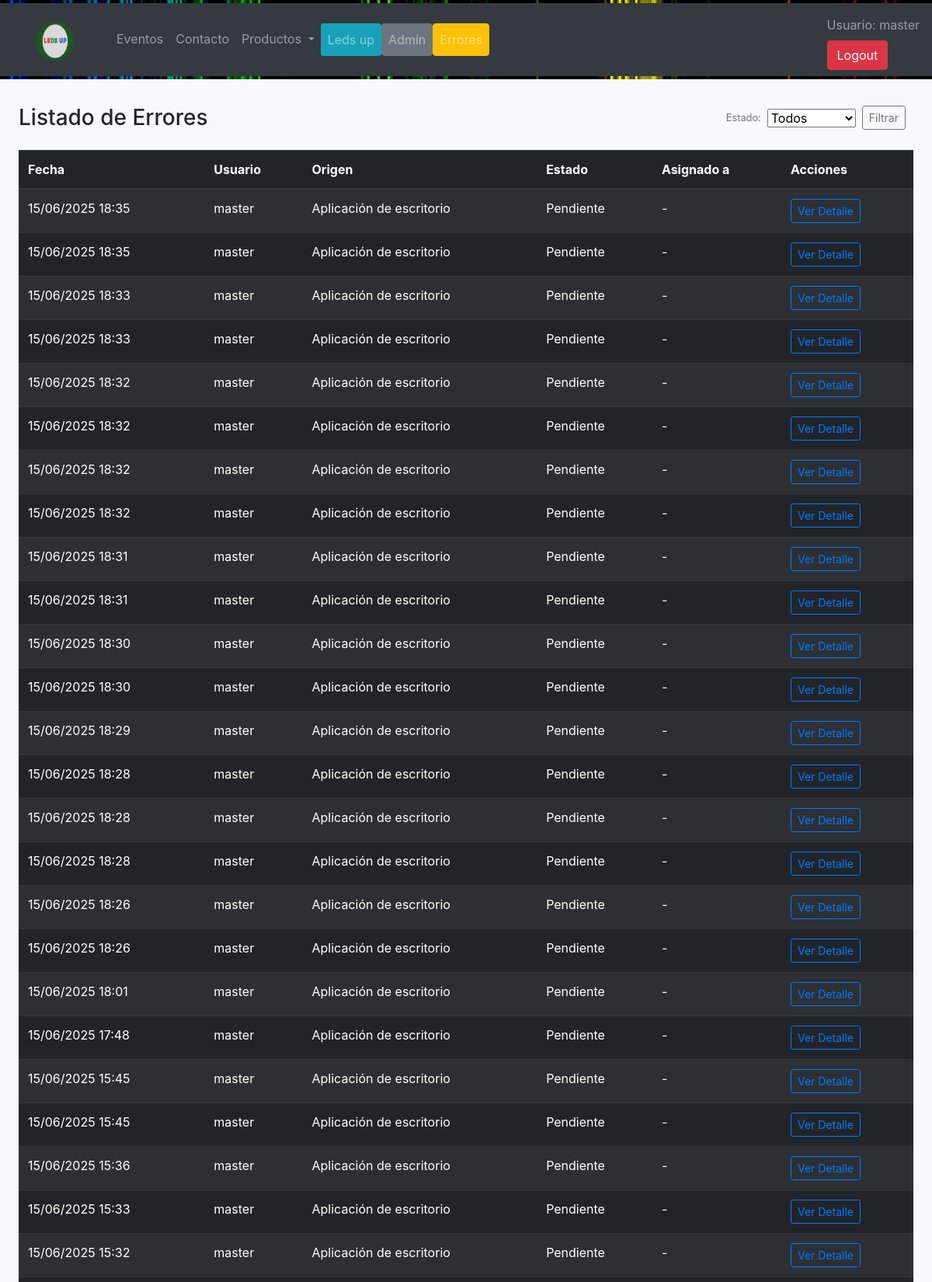
/errores/ (signed in, upper part), run on the app's committed database.
### web/models.py (models this page shows, shortened)
class Errores(models.Model):
    class Meta:
        verbose_name = "Error"
        verbose_name_plural = "Errores"
    usuario = models.ForeignKey(User, null=True, blank=True, on_delete=models.SET_NULL)
    detalle = models.TextField()
    contexto = models.TextField(blank=True, null=True)
    fecha_creacion = models.DateTimeField(auto_now_add=True)
    asignado_a = models.ForeignKey(User, related_name='errores_asignados', null=True, blank=True,
                                   on_delete=models.SET_NULL)
    comentarios = models.TextField(blank=True, null=True)
    origen = models.CharField(max_length=50, choices=[
        ('web', 'Web'),
        ('app', 'Aplicación de escritorio'),
        ('api', 'API REST'),
        ('otro', 'Otro')
    ])
    estado = models.CharField(max_length=20, choices=[
        ('pendiente', 'Pendiente'),
        ('en_progreso', 'En progreso'),
        ('resuelto', 'Resuelto')
    ], default='pendiente')

### web/views.py (the view)
# urls.py: path('errores/', views.ErroresListView.as_view(), name='lista_errores'),
class ErroresListView(LoginRequiredMixin, generic.ListView):
    model = Errores
    template_name = 'web/lista_errores.html'
    context_object_name = 'errores'
    def get_queryset(self):
        queryset = super().get_queryset()
        estado = self.request.GET.get('estado')
        if estado:
            queryset = queryset.filter(estado=estado)
        return queryset.order_by('-fecha_creacion')
    def get_context_data(self, **kwargs):
        context = super().get_context_data(**kwargs)
        context['now'] = timezone.now()
        context['listado_tipos_productos'] = TipoProducto.objects.get_queryset()
        context['listado_productos'] = Producto.objects.get_queryset()
        context['estado_actual'] = self.request.GET.get('estado', '')
        context['opciones_estado'] = Errores._meta.get_field('estado').choices
        return context

### ledsup/context_processors.py (called while the page is built)
def estado_conectado(request):
    if request.user.is_authenticated:
        try:
            conectado = UserConnectionStatus.objects.get(user=request.user).connected
        except UserConnectionStatus.DoesNotExist:
            conectado = False
    else:
        conectado = False
    return {"estado_conectado": conectado}

### web/context_processors.py (called while the page is built)
def get_current_year_to_context(request):
    current_datetime = datetime.datetime.now()
    return {
        'current_year': current_datetime.year
    }

### web/templates/web/lista_errores.html (shortened to what this page needs)
{% extends "web/base_generic.html" %}
{% block content %}
    <div class="container-fluid bg-light py-4 px-4">
        <div class="d-flex justify-content-between align-items-center mb-3">
            <h3 class="mb-0">Listado de Errores</h3>
            <form method="get" class="d-flex align-items-center" style="gap: 0.5rem;">
                <label for="estado" class="form-label mb-0 me-2 text-muted small">Estado:</label>
                <select name="estado" id="estado" class="form-select form-select-sm" style="width: auto;">
                    <option value="">Todos</option>
                </select>
                <button type="submit" class="btn btn-outline-secondary btn-sm">Filtrar</button>
            </form>
        </div>
        <div class="table-responsive">
            <table class="table table-dark table-striped align-middle">
                <thead>
                <tr>
                    <th>Fecha</th>
                    <th>Usuario</th>
                    <th>Origen</th>
                    <th>Estado</th>
                    <th>Asignado a</th>
                    <th>Acciones</th>
                </tr>
                </thead>
                <tbody>
                {% for error in errores %}
                    <tr>
                        <td>{{ error.fecha_creacion|date:"d/m/Y H:i" }}</td>
                        <td>{{ error.usuario.username|default:"-" }}</td>
                        <td>{{ error.get_origen_display }}</td>
                        <td>{{ error.get_estado_display }}</td>
                        <td>{{ error.asignado_a.username|default:"-" }}</td>
                        <td>
                            <a class="btn btn-sm btn-outline-primary" href="{% url 'web:detalle_error' error.id %}">
                                Ver Detalle
                            </a>
                        </td>
                    </tr>
                {% empty %}
                    <tr>
                        <td colspan="6" class="text-center">No hay errores registrados.</td>
                    </tr>
                {% endfor %}
                </tbody>
            </table>
        </div>
    </div>
{% endblock %}

### web/templates/web/partials/header.html (shortened to what this page needs)
{% load static %}
<header class="site-header sticky-top py-1">
    <nav class="navbar justify-content-between navbar-expand-lg navbar-dark bg-dark">
        <a class="navbar-brand" href="{% url 'web:index' %}">
            <img src="{% static 'ledsup/imagenes/iconos/logo.png' %}" width="50" height="50" id="imagenLogo" alt="logo"
                 class="logoRojo d-inline-block align-text-top"/>
        </a>
        <div class="collapse navbar-collapse" id="navbarSupportedContent">
            <ul class="navbar-nav mr-auto">
                <li class="nav-item">
                    <a class="nav-link" href="{% url 'web:events' %}">
                        Eventos
                    </a>
                </li>
                <li class="nav-item">
                    <a class="nav-link" href="{% url 'web:contact' %}">
                        Contacto
                    </a>
                </li>
                <li class="nav-item dropdown">
                    <a class="nav-link dropdown-toggle" href="" id="navbarDropdown" role="button" data-toggle="dropdown"
                       aria-haspopup="true" aria-expanded="false">
                        Productos
                    </a>
                </li>
                <li class="nav-item">
                    <a class="nav-link bg-info btn" href="{% url 'ledsup:lista_showroom' %}">
                        Leds up
                    </a>
                </li>
                {% if user.is_authenticated and user.is_staff %}
                    <li class="nav-item">
                        <a class="nav-link btn-secondary btn" href="{% url 'admin:index' %}">
                            Admin
                        </a>
                    </li>
                {% endif %}
                {% if user.is_authenticated and user.is_staff %}
                    <li class="nav-item">
                        <a class="nav-link btn-warning btn" href="{% url 'web:lista_errores' %}">
                            Errores
                        </a>
                    </li>
                {% endif %}
            </ul>
            <div class="top-right">
                {% if user.is_authenticated %}
                    <span class="navbar-text">
                            Usuario: {{ user.get_username }}
                        </span>
                    <br>
                    <a href="{% url 'logout' %}?next={{ request.path }}" class="btn btn-danger">Logout</a>
                {% else %}
                    <a href="{% url 'login' %}?next={{ request.path }}" class="btn btn-primary">Iniciar sesion</a>
                {% endif %}
            </div>
        </div>
    </nav>
</header>

### web/static/web/css/style.css (style rules this page uses)
body { background-image: url('/static/web/imagenes/Fondo.jpg'); background-position: center center; background-repeat: repeat; background-attachment: fixed; background-color: black; }
form { margin: 10px; }
.logoVerde { padding: 3px; margin: 0px 30px; width: 50px; border-radius: 600px; background: -webkit-radial-gradient(green,#343a40); }

### data on the page
Errores: fecha_creacion "15/06/2025 18:35", usuario.username "master", origen "Aplicación de escritorio", estado "Pendiente", asignado_a.username "-"
Errores: fecha_creacion "15/06/2025 18:35", usuario.username "master", origen "Aplicación de escritorio", estado "Pendiente", asignado_a.username "-"
Errores: fecha_creacion "15/06/2025 18:33", usuario.username "master", origen "Aplicación de escritorio", estado "Pendiente", asignado_a.username "-"
Errores: fecha_creacion "15/06/2025 18:33", usuario.username "master", origen "Aplicación de escritorio", estado "Pendiente", asignado_a.username "-"
Errores: fecha_creacion "15/06/2025 18:32", usuario.username "master", origen "Aplicación de escritorio", estado "Pendiente", asignado_a.username "-"
Errores: fecha_creacion "15/06/2025 18:32", usuario.username "master", origen "Aplicación de escritorio", estado "Pendiente", asignado_a.username "-"
Errores: fecha_creacion "15/06/2025 18:32", usuario.username "master", origen "Aplicación de escritorio", estado "Pendiente", asignado_a.username "-"
Errores: fecha_creacion "15/06/2025 18:32", usuario.username "master", origen "Aplicación de escritorio", estado "Pendiente", asignado_a.username "-"
Errores: fecha_creacion "15/06/2025 18:31", usuario.username "master", origen "Aplicación de escritorio", estado "Pendiente", asignado_a.username "-"
Errores: fecha_creacion "15/06/2025 18:31", usuario.username "master", origen "Aplicación de escritorio", estado "Pendiente", asignado_a.username "-"
Errores: fecha_creacion "15/06/2025 18:30", usuario.username "master", origen "Aplicación de escritorio", estado "Pendiente", asignado_a.username "-"
Errores: fecha_creacion "15/06/2025 18:30", usuario.username "master", origen "Aplicación de escritorio", estado "Pendiente", asignado_a.username "-"
Errores: fecha_creacion "15/06/2025 18:29", usuario.username "master", origen "Aplicación de escritorio", estado "Pendiente", asignado_a.username "-"
Errores: fecha_creacion "15/06/2025 18:28", usuario.username "master", origen "Aplicación de escritorio", estado "Pendiente", asignado_a.username "-"
Errores: fecha_creacion "15/06/2025 18:28", usuario.username "master", origen "Aplicación de escritorio", estado "Pendiente", asignado_a.username "-"
Errores: fecha_creacion "15/06/2025 18:28", usuario.username "master", origen "Aplicación de escritorio", estado "Pendiente", asignado_a.username "-"
Errores: fecha_creacion "15/06/2025 18:26", usuario.username "master", origen "Aplicación de escritorio", estado "Pendiente", asignado_a.username "-"
Errores: fecha_creacion "15/06/2025 18:26", usuario.username "master", origen "Aplicación de escritorio", estado "Pendiente", asignado_a.username "-"
Errores: fecha_creacion "15/06/2025 18:01", usuario.username "master", origen "Aplicación de escritorio", estado "Pendiente", asignado_a.username "-"
Errores: fecha_creacion "15/06/2025 17:48", usuario.username "master", origen "Aplicación de escritorio", estado "Pendiente", asignado_a.username "-"
Errores: fecha_creacion "15/06/2025 15:45", usuario.username "master", origen "Aplicación de escritorio", estado "Pendiente", asignado_a.username "-"
Errores: fecha_creacion "15/06/2025 15:45", usuario.username "master", origen "Aplicación de escritorio", estado "Pendiente", asignado_a.username "-"
Errores: fecha_creacion "15/06/2025 15:36", usuario.username "master", origen "Aplicación de escritorio", estado "Pendiente", asignado_a.username "-"
Errores: fecha_creacion "15/06/2025 15:33", usuario.username "master", origen "Aplicación de escritorio", estado "Pendiente", asignado_a.username "-"
Errores: fecha_creacion "15/06/2025 15:32", usuario.username "master", origen "Aplicación de escritorio", estado "Pendiente", asignado_a.username "-"

### other printed values
{{ user.get_username }} "master"
